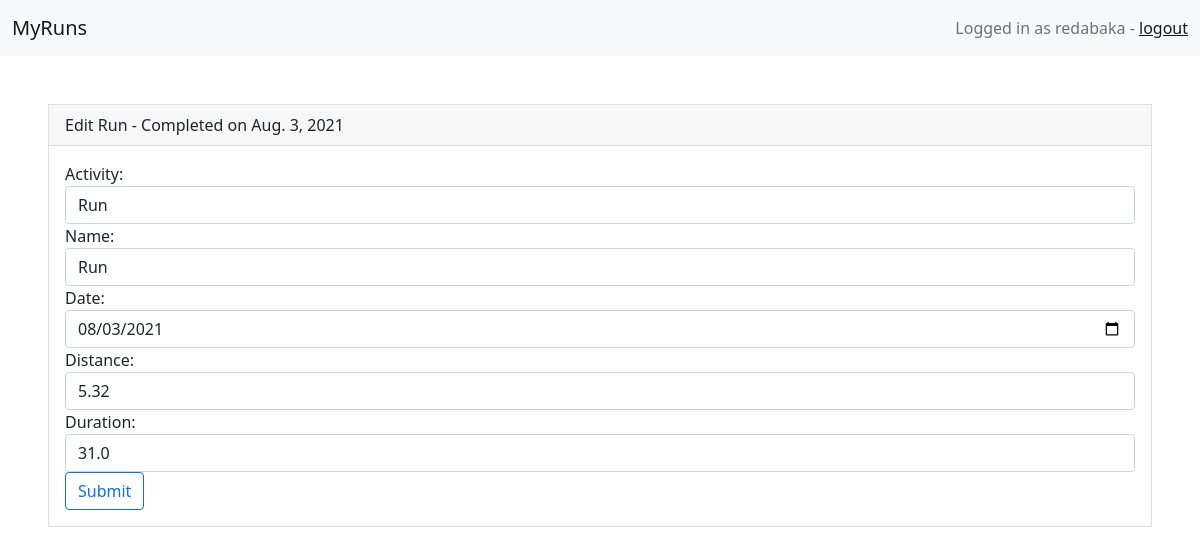
Page /run/2/edit/ (signed in) on the committed database.
### workout/models.py (models this page shows, shortened)
class Run(models.Model):
    ACTIVITY_CHOICES = (
        ('run', 'Run'),
        ('hike', 'Hike')
    )
    user = models.ForeignKey(User, on_delete=models.CASCADE, null=True, blank=True)
    activity = models.CharField(max_length=20, choices=ACTIVITY_CHOICES, default='run')
    name = models.CharField(max_length=20)
    created = models.DateTimeField(auto_now_add=True)
    distance = models.FloatField()
    duration = models.FloatField()
    pace = models.FloatField()
    date = models.DateField()
    class Meta:
        order_with_respect_to = 'user'

### workout/views.py (the view)
# urls.py: path('run/<str:pk>/edit/', views.edit_run, name='edit_run'),
@login_required(login_url='login/')
def edit_run(request, pk):
    run = Run.objects.get(id=pk)
    if request.method == 'POST':
        form = RunForm(request.POST, instance=run)
        if form.is_valid():
            pace = float(form.cleaned_data['duration'])/float(form.cleaned_data['distance'])
            edit_run = form.save(commit=False)
            edit_run.pace = pace
            edit_run.save()
        return redirect('/run/{}'.format(edit_run.id))
    else:
        form = RunForm(instance=run)
    return render(request,
                  'workout/run/editrun.html',
                  {'form': form,
                   'run': run})

### workout/forms.py
class RunForm(forms.ModelForm):
    class Meta:
        model = Run
        fields = ('activity','name', 'date', 'distance', 'duration')
        widgets = {
                'date': DateInput()
            }

### workout/templates/workout/run/editrun.html (shortened to what this page needs)
{% extends "base.html" %}
{% load widget_tweaks %}
{% load workout_tags %}
{% block content %}
<div class="card-header">
    Edit {{ run.name }} - Completed on {{ run.date }}
</div>
<div class="card-body">
<form method="POST" action="">
	{% for field in form.visible_fields %}
		<div class="form-group">
			{{ field.label_tag }}
			{% render_field field class="form-control" %}
		</div>
	{% endfor %}
	<input class="btn btn-outline-primary" type="submit" name="Edit Run">
</form>
</div>
 {% endblock %}

### workout/templates/base.html (shortened to what this page needs)
{% load static %}
<!DOCTYPE html>
<html>
<head>
    <link href="https://cdn.jsdelivr.net/npm/bootstrap@5.0.2/dist/css/bootstrap.min.css" rel="stylesheet"
>
</head>
<body>
    <nav class="navbar navbar-light bg-light">
        <div class="container-fluid">
          <span class="navbar-brand mb-0 h1">MyRuns</span>
          {% if user.is_authenticated %}
            <span class="navbar-text">
                Logged in as {{ user.username }} -
                <a href="{% url 'workout:logout' %}"">logout</a>
            </span>
          {% endif %}
        </div>
    </nav>
    <div class='card m-5 rounded-0'>
        {% block content %}
        {% endblock %}
    </div>
</body>
</html>

### rows in the picture
Run: name "Run", date "Aug. 3, 2021", activity "Run" "Run" "08/03/2021" "5.32" "31.0"

### other values in the picture
{{ user.username }} "redabaka"
{{ field.label_tag }} "Activity:" "Name:" "Date:" "Distance:" "Duration:"
